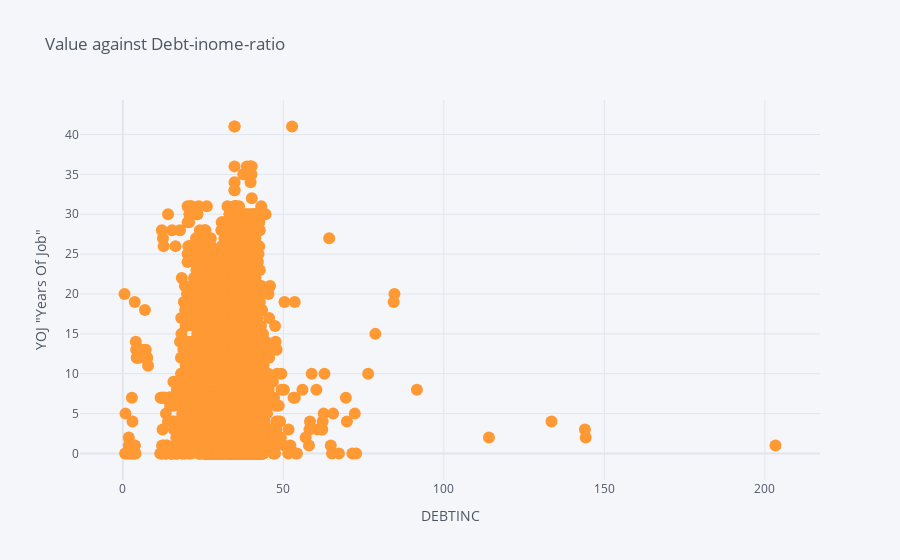

The code cell stored with this chart in its notebook:
### Code cell
#plots for 
df_temp.iplot(kind='line',x='DEBTINC', y='YOJ',mode='markers',
                        title='Value against Debt-inome-ratio',
                        xTitle='DEBTINC',
                        yTitle='YOJ "Years Of Job"')

### Figure 1 — Plotly figure (JSON) as saved in the notebook; plotly's stock layout.template omitted (floating-point values rounded to 4 significant figures; data arrays with more than 128 entries replaced by an {"elided": "..."} marker saying what was removed)
{"data": [{"line": {"color": "rgba(255, 153, 51, 1.0)", "dash": "solid", "shape": "linear", "width": 1.3}, "marker": {"size": 12, "symbol": "circle"}, "mode": "markers", "name": "YOJ", "text": "", "type": "scatter", "x": {"elided": "5960 float values"}, "y": {"elided": "5960 float values"}}], "layout": {"legend": {"bgcolor": "#F5F6F9", "font": {"color": "#4D5663"}}, "paper_bgcolor": "#F5F6F9", "plot_bgcolor": "#F5F6F9", "title": {"font": {"color": "#4D5663"}, "text": "Value against Debt-inome-ratio"}, "xaxis": {"gridcolor": "#E1E5ED", "showgrid": true, "tickfont": {"color": "#4D5663"}, "title": {"font": {"color": "#4D5663"}, "text": "DEBTINC"}, "zerolinecolor": "#E1E5ED"}, "yaxis": {"gridcolor": "#E1E5ED", "showgrid": true, "tickfont": {"color": "#4D5663"}, "title": {"font": {"color": "#4D5663"}, "text": "YOJ \"Years Of Job\""}, "zerolinecolor": "#E1E5ED"}}}
